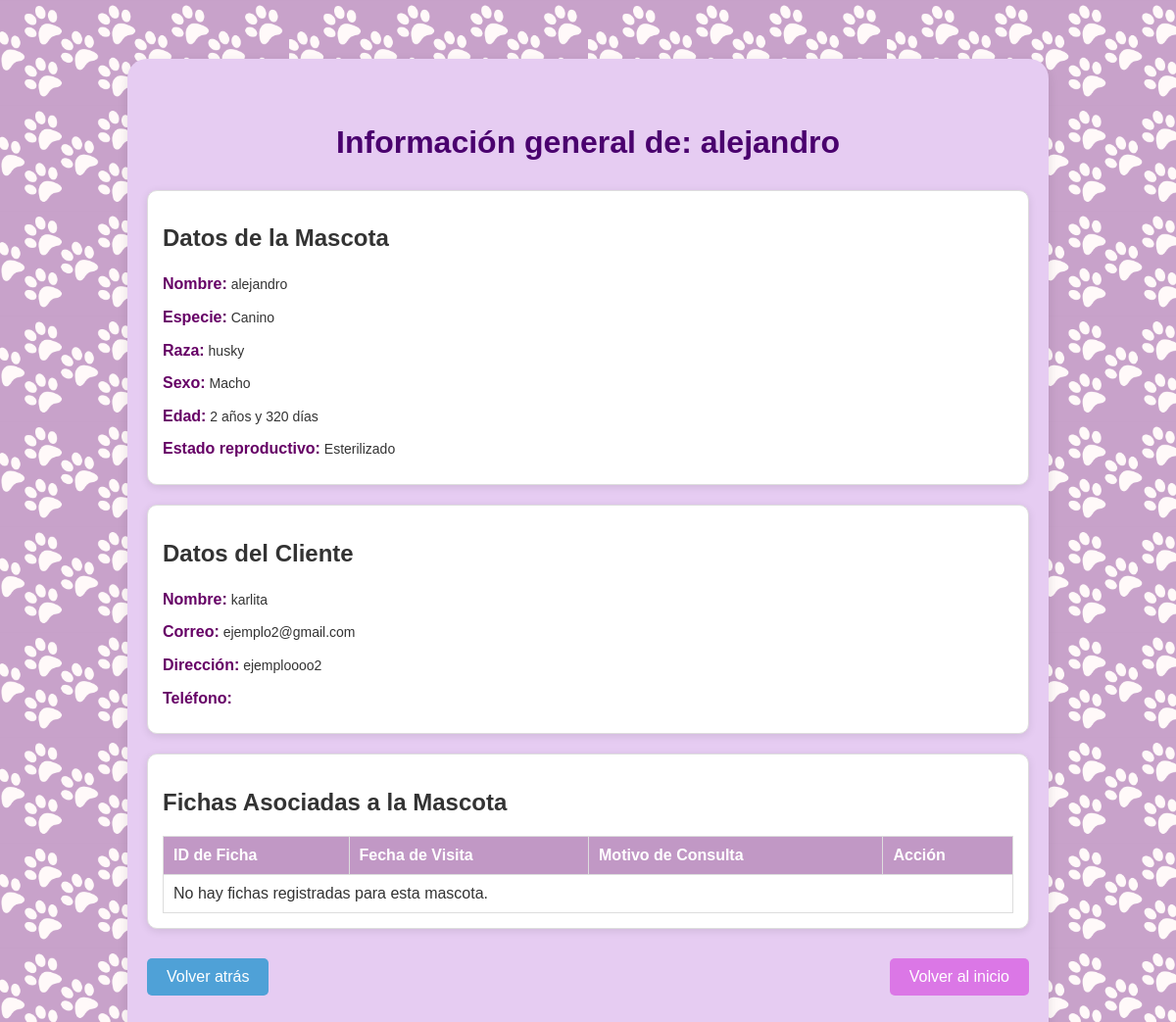
The page /mascota/1/fichas/ (signed in) on the database as committed earlier.
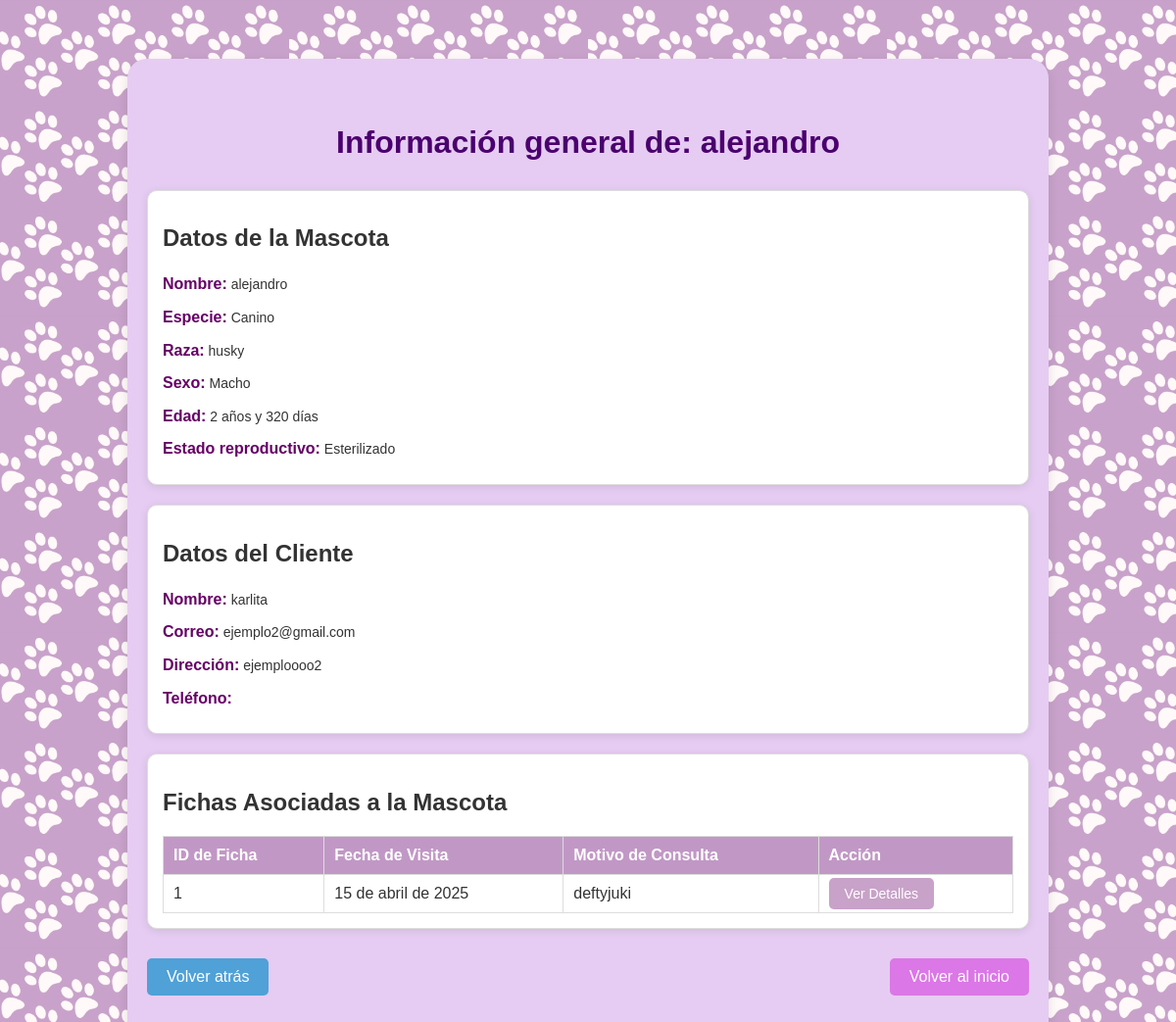
The same page on the database as committed later.
### vetapp/models.py (models this page shows, shortened)
class Ficha(models.Model):
    id_ficha = models.AutoField(primary_key=True)
    mascota = models.ForeignKey(Mascota, on_delete=models.CASCADE, related_name='fichas')
    cliente = models.ForeignKey(Cliente, on_delete=models.CASCADE)
    fecha_visita = models.DateField(auto_now_add=True)
    motivo_consulta = models.TextField()
    anamnesis_remota = models.TextField()
    anamnesis_actual = models.TextField()
    pc = models.TextField()
    tllc = models.TextField()
    oidos = models.TextField()
    ojos = models.TextField()
    boca = models.TextField()
    linfonodo_submandibular = models.TextField()
    rt = models.CharField(max_length=10)
    fc = models.CharField(max_length=10)
    fr = models.CharField(max_length=10)
    pulso_femoral = models.TextField()
    palpacion_abdominal = models.TextField()
    miembro_reproductor = models.TextField()
    linfonodo_inguinal = models.TextField()
    pelaje = models.TextField()
    temperatura = models.CharField(max_length=10)
    tratamiento = models.TextField()
    recomendaciones = models.TextField()
    receta = models.TextField()

### vetapp/views.py (the view)
# urls.py: path('mascota/<int:id_mascota>/fichas/', views.ver_fichas_mascota, name='ver_fichas_mascota'),
@login_required
def ver_fichas_mascota(request, id_mascota):
    mascota = get_object_or_404(Mascota, id_mascota=id_mascota)
    cliente = mascota.cliente
    fichas = Ficha.objects.filter(mascota=mascota)
    return render(request, 'vetapp/info-masc.html', {
        'mascota': mascota,
        'cliente': cliente,
        'fichas': fichas
    })

### vetapp/models.py (called while the page is built)
    def calcular_edad_completa(self):
        today = date.today()
        dias_totales = (today - self.fecha_nacimiento).days
        años = dias_totales // 365
        dias = dias_totales % 365
        años_texto = f"{años} año" if años == 1 else f"{años} años"
        dias_texto = f"{dias} día" if dias == 1 else f"{dias} días"
        return f"{años_texto} y {dias_texto}"

### vetapp/templates/vetapp/info-masc.html (shortened to what this page needs)
{% load static %}
<!DOCTYPE html>
<html lang="es">
<head>
    <link rel="stylesheet" href="{% static 'css/style.css' %}">
</head>
<body class="fondo-ficha">
    <section class="container-ficha">
        <h1 class="titulo-ficha">Información general de: {{ mascota.nombre }}</h1>
        <div class="ficha-details-box">
            <h2>Datos de la Mascota</h2>
            <p><strong>Nombre:</strong> {{ mascota.nombre }}</p>
            <p><strong>Especie:</strong> {{ mascota.especie }}</p>
            <p><strong>Raza:</strong> {{ mascota.raza }}</p>
            <p><strong>Sexo:</strong> {{ mascota.sexo }}</p>
            <p><strong>Edad:</strong> {{ mascota.edad }}</p>
            <p><strong>Estado reproductivo:</strong> {{ mascota.estado_reproductivo }}</p>
        </div>
        <div class="ficha-details-box">
            <h2>Datos del Cliente</h2>
            <p><strong>Nombre:</strong> {{ cliente.nombre }}</p>
            <p><strong>Correo:</strong> {{ cliente.correo }}</p>
            <p><strong>Dirección:</strong> {{ cliente.direccion }}</p>
            <p><strong>Teléfono:</strong> {{ cliente.celular }}</p>
        </div>
        <div class="ficha-details-box">
            <h2>Fichas Asociadas a la Mascota</h2>
            <table class="ver-cliente-table tabla-fichas">
                <thead>
                    <tr class="ver-cliente-tr">
                        <th class="ver-cliente-th">ID de Ficha</th>
                        <th class="ver-cliente-th">Fecha de Visita</th>
                        <th class="ver-cliente-th">Motivo de Consulta</th>
                        <th class="ver-cliente-th">Acción</th>
                    </tr>
                </thead>
                <tbody>
                    {% for ficha in mascota.fichas.all %}
                        <tr class="ver-cliente-tr">
                            <td class="ver-cliente-td">{{ ficha.id_ficha }}</td>
                            <td class="ver-cliente-td">{{ ficha.fecha_visita }}</td>
                            <td class="ver-cliente-td">{{ ficha.motivo_consulta }}</td>
                            <td class="ver-cliente-td">
                                <a href="{% url 'ver_detalle_ficha' ficha.id_ficha %}" class="detalle-btn" style="text-decoration: none;">Ver Detalles</a>
                            </td>
                        </tr>
                    {% empty %}
                        <tr class="ver-cliente-tr">
                            <td class="ver-cliente-td" colspan="4">No hay fichas registradas para esta mascota.</td>
                        </tr>
                    {% endfor %}
                </tbody>
            </table>
        </div>
        <div class="button-container">
            <a href="javascript:history.back()" class="boton-detalle-ficha volver-atras">Volver atrás</a>
            <a href="{% url 'home' %}" class="boton-detalle-ficha agregar-mascota">Volver al inicio</a>
        </div>
    </section>
</body>
</html>

Rows that differ between the two databases and show on the page:
added Ficha: id_ficha "1", fecha_visita "15 de abril de 2025", motivo_consulta "deftyjuki"
Other text that changed with them:
text no longer shown: "No hay fichas registradas para esta mascota."
